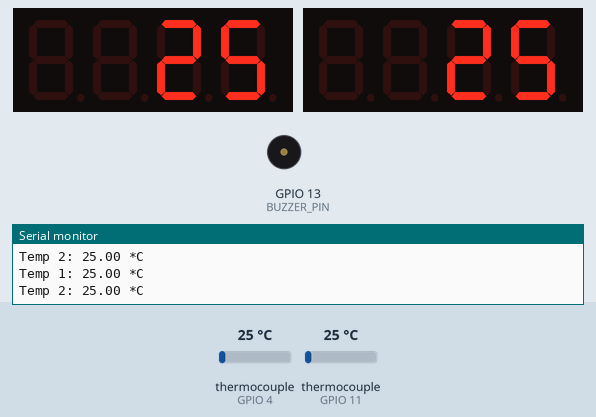
This sketch was run on a simulated ESP32. Parts: 2 × 4-digit seven-segment display, buzzer (waves = sounding, pin HIGH), the last lines printed to the serial monitor. The test bench sets the inputs (shaded band); at power-on: thermocouple (sensors on GPIO 4, GPIO 11) 25 °C.

Above: at 1.7 s.
1.8 s: thermocouple (sensor on GPIO 4) set to 17 °C
At 3.8 s:
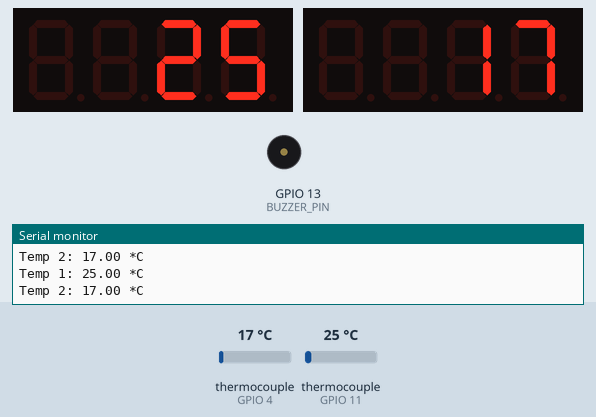
4.1 s: thermocouple (sensor on GPIO 4) set to 13 °C
At 5.9 s:
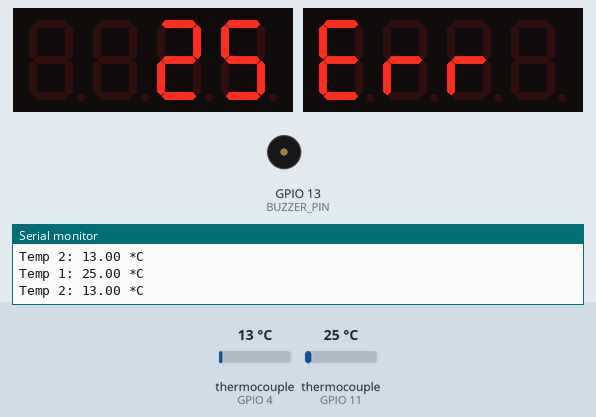
6.2 s: thermocouple (sensor on GPIO 11) set to 17 °C
At 7.9 s:
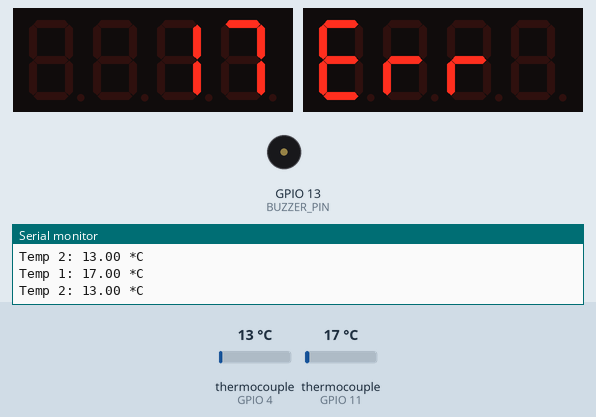
8.2 s: thermocouple (sensor on GPIO 11) set to 13 °C
At 9.2 s:
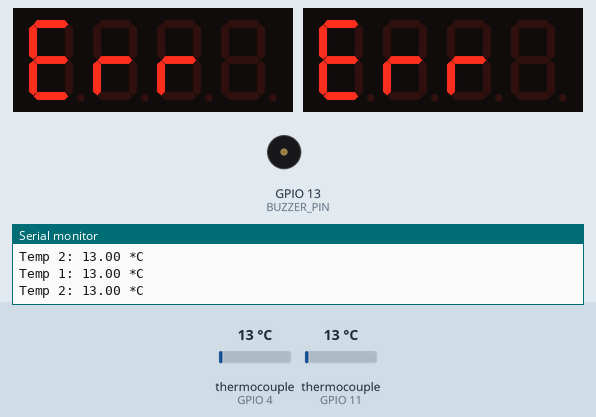
10.3 s: thermocouple (sensor on GPIO 4) set to 70 °C
At 11.9 s:
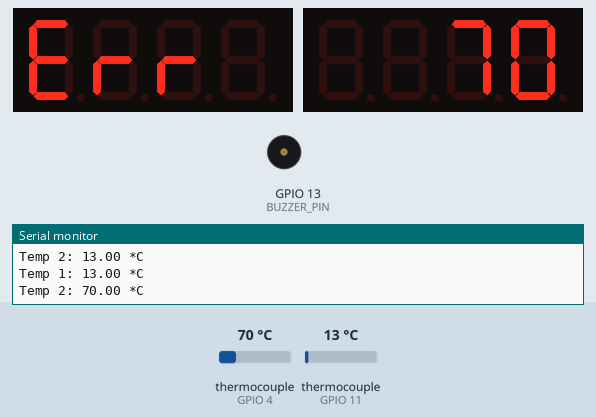
12.4 s: thermocouple (sensor on GPIO 4) set to 81 °C
At 14.9 s:
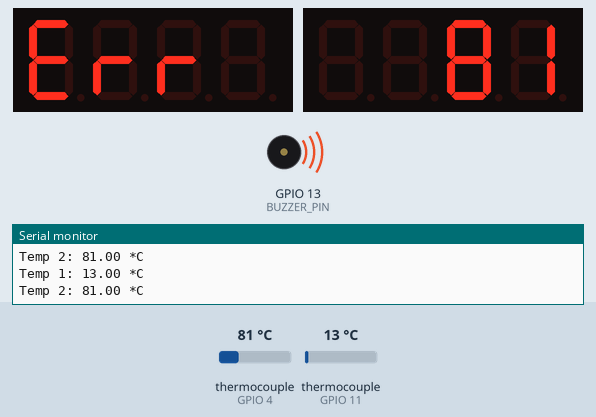
Timing chart, 0 to 17.5 s (numbered marks = the images above; inputs shaded):
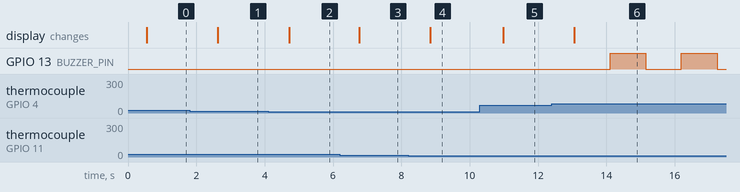

The sketch:

code.ino
```cpp
#include <TM1637Display.h>
#include <max6675.h>

// Define pins for MAX6675 Modules
#define MAX6675_1_CS 11 //D5
#define MAX6675_1_SCK 10 //D6
#define MAX6675_1_SO 12  //D7

#define MAX6675_2_CS 4  //D1
#define MAX6675_2_SCK 3  //D2
#define MAX6675_2_SO 5  //D3

// Define pins for TM1637 Displays
#define DISPLAY1_DIO 7 //D8
#define DISPLAY1_CLK 6  //D4

#define DISPLAY2_DIO 9 //D0
#define DISPLAY2_CLK 8 //SDD3

// Define pin for Buzzer
#define BUZZER_PIN 13 // SDD2

// Initialize MAX6675 Modules
MAX6675 thermocouple1(MAX6675_1_SCK, MAX6675_1_CS, MAX6675_1_SO);
MAX6675 thermocouple2(MAX6675_2_SCK, MAX6675_2_CS, MAX6675_2_SO);

// Initialize TM1637 Displays
TM1637Display display1(DISPLAY1_CLK, DISPLAY1_DIO);
TM1637Display display2(DISPLAY2_CLK, DISPLAY2_DIO);

uint8_t data[] = {0x79, 0x50, 0x50, 0x00};

int led_blinker = 0;

void setup() {
  Serial.begin(115200);

  display1.setBrightness(0x0f); // Set brightness (0x00 to 0x0f)
  display2.setBrightness(0x0f); // Set brightness (0x00 to 0x0f)

  pinMode(BUZZER_PIN, OUTPUT);
  digitalWrite(BUZZER_PIN, LOW); // Buzzer off initially

  delay(500); // Allow sensors to stabilize
}

void loop() {
  // Read temperatures from thermocouples
  double temp1 = thermocouple1.readCelsius();
  double temp2 = thermocouple2.readCelsius();

  // For debugging purposes
  Serial.print("Temp 1: "); Serial.print(temp1); Serial.println(" *C");
  Serial.print("Temp 2: "); Serial.print(temp2); Serial.println(" *C");

  // Check if temperatures are out of range
  if (15.0 <= temp1 && temp1 <= 400.0) {
    display1.showNumberDec((int)temp1, false);
  }
  else {
    display1.setSegments(data);
  }

  // Check if temperatures are out of range
  if (15.0 <= temp2 && temp2 <= 400.0) {
    display2.showNumberDec((int)temp2, false);
  }
  else {
    display2.setSegments(data);
  }
  // temp1 = 80;

  // Check if any temperature exceeds 75°C
  if (temp1 > 75.0 || temp2 > 75.0) {
    if (led_blinker%2 == 0) {
      digitalWrite(BUZZER_PIN, LOW);
      led_blinker = 1 ;
      }
    else{
      digitalWrite(BUZZER_PIN, HIGH);
      led_blinker++;
    }
    // digitalWrite(BUZZER_PIN, HIGH); // Turn on buzzer
  } else {
    digitalWrite(BUZZER_PIN, LOW); // Turn off buzzer
  }

  delay(1000); // Update every 1 second
}
```

Measured:
- the behaviour switches between 15 and 14 °C on thermocouple (sensor on GPIO 4) (found by bisection; images 1 and 2)
- the behaviour switches between 15 and 14 °C on thermocouple (sensor on GPIO 11) (found by bisection; images 3 and 4)
- the behaviour switches between 75 and 76 °C on thermocouple (sensor on GPIO 4) (found by bisection; images 5 and 6)
- after the input at 1.8 s, the display: changes after 0.83 s (image 1)
- after the input at 4.1 s, the display: changes after 0.62 s (image 2)
- after the input at 6.2 s, the display: changes after 0.56 s (image 3)
- after the input at 8.2 s, the display: changes after 0.65 s (image 4)
- after the input at 10.3 s, the display: changes after 0.68 s (image 5)
- after the input at 12.4 s, GPIO 13 (BUZZER_PIN): alternates HIGH for 1.0 s and LOW for 1.0 s, starting after 1.7 s; the display: changes after 0.66 s (image 6)
